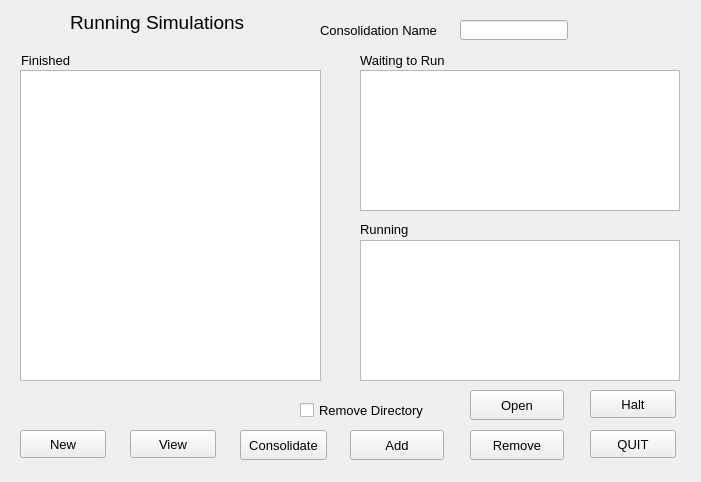
<?xml version="1.0" encoding="UTF-8"?>
<ui version="4.0">
 <class>SimMgr</class>
 <widget class="QWidget" name="SimMgr">
  <property name="geometry">
   <rect>
    <x>0</x>
    <y>0</y>
    <width>701</width>
    <height>482</height>
   </rect>
  </property>
  <property name="windowTitle">
   <string>Simulation Manager</string>
  </property>
  <widget class="QPushButton" name="viewSimButton">
   <property name="geometry">
    <rect>
     <x>130</x>
     <y>430</y>
     <width>86</width>
     <height>28</height>
    </rect>
   </property>
   <property name="font">
    <font>
     <pointsize>10</pointsize>
    </font>
   </property>
   <property name="text">
    <string>View</string>
   </property>
  </widget>
  <widget class="QPushButton" name="newSimButton">
   <property name="geometry">
    <rect>
     <x>20</x>
     <y>430</y>
     <width>86</width>
     <height>28</height>
    </rect>
   </property>
   <property name="font">
    <font>
     <pointsize>10</pointsize>
    </font>
   </property>
   <property name="text">
    <string>New</string>
   </property>
  </widget>
  <widget class="QPushButton" name="consolidateBtn">
   <property name="geometry">
    <rect>
     <x>240</x>
     <y>430</y>
     <width>87</width>
     <height>30</height>
    </rect>
   </property>
   <property name="font">
    <font>
     <pointsize>10</pointsize>
    </font>
   </property>
   <property name="text">
    <string>Consolidate</string>
   </property>
  </widget>
  <widget class="QPushButton" name="addSimButton">
   <property name="geometry">
    <rect>
     <x>350</x>
     <y>430</y>
     <width>94</width>
     <height>30</height>
    </rect>
   </property>
   <property name="font">
    <font>
     <pointsize>10</pointsize>
    </font>
   </property>
   <property name="text">
    <string>Add</string>
   </property>
  </widget>
  <widget class="QLineEdit" name="consolidateNameEdit">
   <property name="geometry">
    <rect>
     <x>460</x>
     <y>20</y>
     <width>108</width>
     <height>20</height>
    </rect>
   </property>
  </widget>
  <widget class="QPushButton" name="quitButton">
   <property name="geometry">
    <rect>
     <x>590</x>
     <y>430</y>
     <width>86</width>
     <height>28</height>
    </rect>
   </property>
   <property name="font">
    <font>
     <pointsize>10</pointsize>
    </font>
   </property>
   <property name="text">
    <string>QUIT</string>
   </property>
  </widget>
  <widget class="QCheckBox" name="removeDirCheckBox">
   <property name="geometry">
    <rect>
     <x>300</x>
     <y>400</y>
     <width>140</width>
     <height>21</height>
    </rect>
   </property>
   <property name="font">
    <font>
     <pointsize>10</pointsize>
    </font>
   </property>
   <property name="text">
    <string>Remove Directory</string>
   </property>
  </widget>
  <widget class="QPushButton" name="haltButton">
   <property name="geometry">
    <rect>
     <x>590</x>
     <y>390</y>
     <width>86</width>
     <height>28</height>
    </rect>
   </property>
   <property name="font">
    <font>
     <pointsize>10</pointsize>
    </font>
   </property>
   <property name="text">
    <string>Halt</string>
   </property>
  </widget>
  <widget class="QPushButton" name="removeSimButton">
   <property name="geometry">
    <rect>
     <x>470</x>
     <y>430</y>
     <width>94</width>
     <height>30</height>
    </rect>
   </property>
   <property name="font">
    <font>
     <pointsize>10</pointsize>
    </font>
   </property>
   <property name="text">
    <string>Remove</string>
   </property>
  </widget>
  <widget class="QPushButton" name="openSimButton">
   <property name="geometry">
    <rect>
     <x>470</x>
     <y>390</y>
     <width>94</width>
     <height>30</height>
    </rect>
   </property>
   <property name="font">
    <font>
     <pointsize>10</pointsize>
    </font>
   </property>
   <property name="text">
    <string>Open</string>
   </property>
  </widget>
  <widget class="QLabel" name="titleLabel">
   <property name="geometry">
    <rect>
     <x>70</x>
     <y>10</y>
     <width>200</width>
     <height>24</height>
    </rect>
   </property>
   <property name="font">
    <font>
     <pointsize>14</pointsize>
    </font>
   </property>
   <property name="frameShape">
    <enum>QFrame::NoFrame</enum>
   </property>
   <property name="frameShadow">
    <enum>QFrame::Plain</enum>
   </property>
   <property name="text">
    <string>Running Simulations</string>
   </property>
   <property name="wordWrap">
    <bool>false</bool>
   </property>
  </widget>
  <widget class="QLabel" name="consolidateNameLbl">
   <property name="geometry">
    <rect>
     <x>320</x>
     <y>20</y>
     <width>136</width>
     <height>20</height>
    </rect>
   </property>
   <property name="font">
    <font>
     <pointsize>10</pointsize>
    </font>
   </property>
   <property name="text">
    <string>Consolidation Name</string>
   </property>
   <property name="wordWrap">
    <bool>false</bool>
   </property>
  </widget>
  <widget class="QLabel" name="startedNameLbl">
   <property name="geometry">
    <rect>
     <x>360</x>
     <y>219</y>
     <width>136</width>
     <height>20</height>
    </rect>
   </property>
   <property name="font">
    <font>
     <pointsize>10</pointsize>
    </font>
   </property>
   <property name="text">
    <string>Running</string>
   </property>
   <property name="wordWrap">
    <bool>false</bool>
   </property>
  </widget>
  <widget class="QLabel" name="notStartedNameLbl">
   <property name="geometry">
    <rect>
     <x>360</x>
     <y>50</y>
     <width>136</width>
     <height>20</height>
    </rect>
   </property>
   <property name="font">
    <font>
     <pointsize>10</pointsize>
    </font>
   </property>
   <property name="text">
    <string>Waiting to Run</string>
   </property>
   <property name="wordWrap">
    <bool>false</bool>
   </property>
  </widget>
  <widget class="QLabel" name="completedNameLbl">
   <property name="geometry">
    <rect>
     <x>21</x>
     <y>50</y>
     <width>136</width>
     <height>20</height>
    </rect>
   </property>
   <property name="font">
    <font>
     <pointsize>10</pointsize>
    </font>
   </property>
   <property name="text">
    <string>Finished</string>
   </property>
   <property name="wordWrap">
    <bool>false</bool>
   </property>
  </widget>
  <widget class="QListWidget" name="simListBox">
   <property name="geometry">
    <rect>
     <x>20</x>
     <y>70</y>
     <width>301</width>
     <height>311</height>
    </rect>
   </property>
  </widget>
  <widget class="QListWidget" name="notStartedListBox">
   <property name="geometry">
    <rect>
     <x>360</x>
     <y>70</y>
     <width>320</width>
     <height>141</height>
    </rect>
   </property>
  </widget>
  <widget class="QListWidget" name="startedListBox">
   <property name="geometry">
    <rect>
     <x>360</x>
     <y>240</y>
     <width>320</width>
     <height>141</height>
    </rect>
   </property>
  </widget>
 </widget>
 <layoutdefault spacing="6" margin="11"/>
 <pixmapfunction>qPixmapFromMimeSource</pixmapfunction>
 <tabstops>
  <tabstop>consolidateNameEdit</tabstop>
  <tabstop>removeDirCheckBox</tabstop>
  <tabstop>newSimButton</tabstop>
  <tabstop>viewSimButton</tabstop>
  <tabstop>consolidateBtn</tabstop>
  <tabstop>removeSimButton</tabstop>
  <tabstop>quitButton</tabstop>
 </tabstops>
 <resources/>
 <connections>
  <connection>
   <sender>quitButton</sender>
   <signal>pressed()</signal>
   <receiver>SimMgr</receiver>
   <slot>quitButton_pressed()</slot>
   <hints>
    <hint type="sourcelabel">
     <x>20</x>
     <y>20</y>
    </hint>
    <hint type="destinationlabel">
     <x>20</x>
     <y>20</y>
    </hint>
   </hints>
  </connection>
  <connection>
   <sender>newSimButton</sender>
   <signal>pressed()</signal>
   <receiver>SimMgr</receiver>
   <slot>newSimButton_pressed()</slot>
   <hints>
    <hint type="sourcelabel">
     <x>20</x>
     <y>20</y>
    </hint>
    <hint type="destinationlabel">
     <x>20</x>
     <y>20</y>
    </hint>
   </hints>
  </connection>
  <connection>
   <sender>viewSimButton</sender>
   <signal>pressed()</signal>
   <receiver>SimMgr</receiver>
   <slot>viewSimButton_pressed()</slot>
   <hints>
    <hint type="sourcelabel">
     <x>20</x>
     <y>20</y>
    </hint>
    <hint type="destinationlabel">
     <x>20</x>
     <y>20</y>
    </hint>
   </hints>
  </connection>
  <connection>
   <sender>removeSimButton</sender>
   <signal>pressed()</signal>
   <receiver>SimMgr</receiver>
   <slot>removeSimButton_pressed()</slot>
   <hints>
    <hint type="sourcelabel">
     <x>20</x>
     <y>20</y>
    </hint>
    <hint type="destinationlabel">
     <x>20</x>
     <y>20</y>
    </hint>
   </hints>
  </connection>
  <connection>
   <sender>consolidateBtn</sender>
   <signal>pressed()</signal>
   <receiver>SimMgr</receiver>
   <slot>consolidateBtn_pressed()</slot>
   <hints>
    <hint type="sourcelabel">
     <x>20</x>
     <y>20</y>
    </hint>
    <hint type="destinationlabel">
     <x>20</x>
     <y>20</y>
    </hint>
   </hints>
  </connection>
  <connection>
   <sender>addSimButton</sender>
   <signal>pressed()</signal>
   <receiver>SimMgr</receiver>
   <slot>addSimButton_pressed()</slot>
   <hints>
    <hint type="sourcelabel">
     <x>20</x>
     <y>20</y>
    </hint>
    <hint type="destinationlabel">
     <x>20</x>
     <y>20</y>
    </hint>
   </hints>
  </connection>
  <connection>
   <sender>haltButton</sender>
   <signal>pressed()</signal>
   <receiver>SimMgr</receiver>
   <slot>haltSimBtn_pressed()</slot>
   <hints>
    <hint type="sourcelabel">
     <x>20</x>
     <y>20</y>
    </hint>
    <hint type="destinationlabel">
     <x>20</x>
     <y>20</y>
    </hint>
   </hints>
  </connection>
  <connection>
   <sender>openSimButton</sender>
   <signal>pressed()</signal>
   <receiver>SimMgr</receiver>
   <slot>openSimButton_pressed()</slot>
   <hints>
    <hint type="sourcelabel">
     <x>20</x>
     <y>20</y>
    </hint>
    <hint type="destinationlabel">
     <x>20</x>
     <y>20</y>
    </hint>
   </hints>
  </connection>
 </connections>
</ui>
